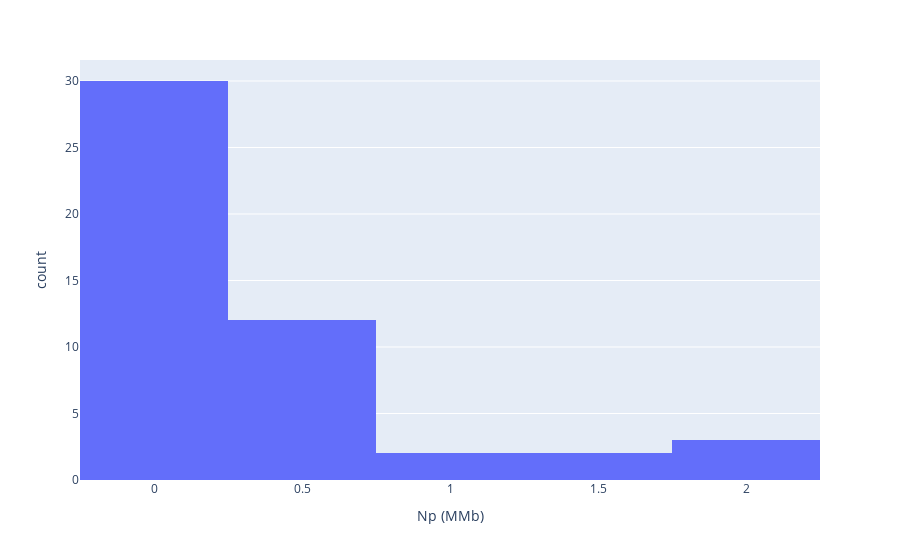

Notebook source saved alongside this figure:
### Code cell
fig2=plotly_express.histogram(x=acum,labels={'x':'Np (MMb)'})
fig2.show() #graficamos la cantidad de pozos que han alcanzado cierta Np

### Figure 1 — Plotly figure (JSON) as saved in the notebook; plotly's stock layout.template omitted (floating-point values rounded to 4 significant figures)
{"data": [{"alignmentgroup": "True", "bingroup": "x", "hovertemplate": "Np (MMb)=%{x}<br>count=%{y}<extra></extra>", "legendgroup": "", "marker": {"color": "#636efa", "pattern": {"shape": ""}}, "name": "", "offsetgroup": "", "orientation": "v", "showlegend": false, "type": "histogram", "x": [0.002256, 0.6566, 0.198, 1.879, 0.01324, 0.1231, 0.000376, 0.01975, 0.4217, 0.3862, 0.0678, 0.07868, 0.1346, 0.6318, 0.08367, 0.2594, 0.6156, 0.2191, 0.7395, 0.3878, 0.09097, 0.1529, 0.2064, 1.618, 0.03505, 0.01676, 0.1633, 0.07019, 0.1472, 1.008, 0.06381, 1.498, 0.01898, 0.003246, 1.89, 0.05386, 0.006216, 0.2401, 0.4401, 0.8934, 0.1072, 0.0002506, 0.2961, 0.3112, 0.1018, 2.208, 0.1112, 0.2852, 0.2273], "xaxis": "x", "yaxis": "y"}], "layout": {"barmode": "relative", "legend": {"tracegroupgap": 0}, "margin": {"t": 60}, "xaxis": {"anchor": "y", "domain": [0, 1], "title": {"text": "Np (MMb)"}}, "yaxis": {"anchor": "x", "domain": [0, 1], "title": {"text": "count"}}}}
